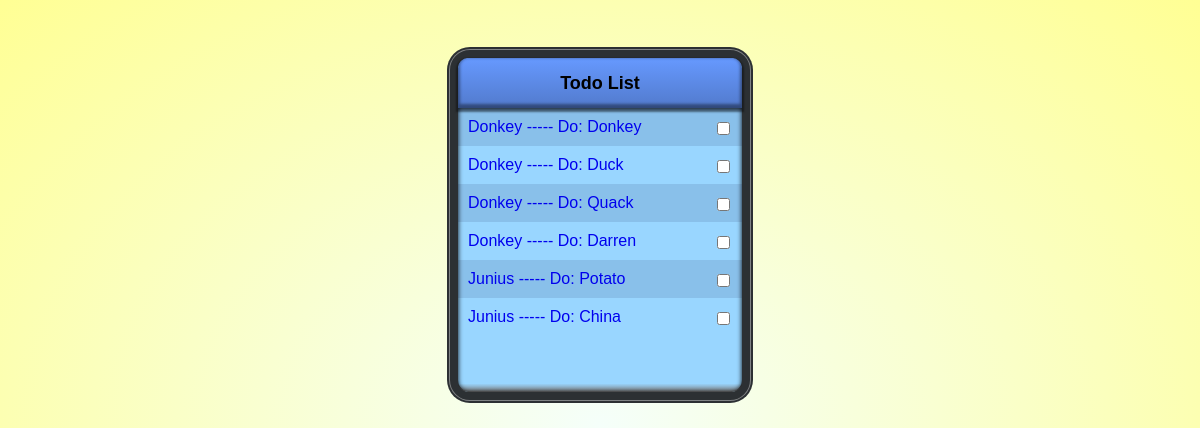
/listall/, run on an earlier commit of the app's database.
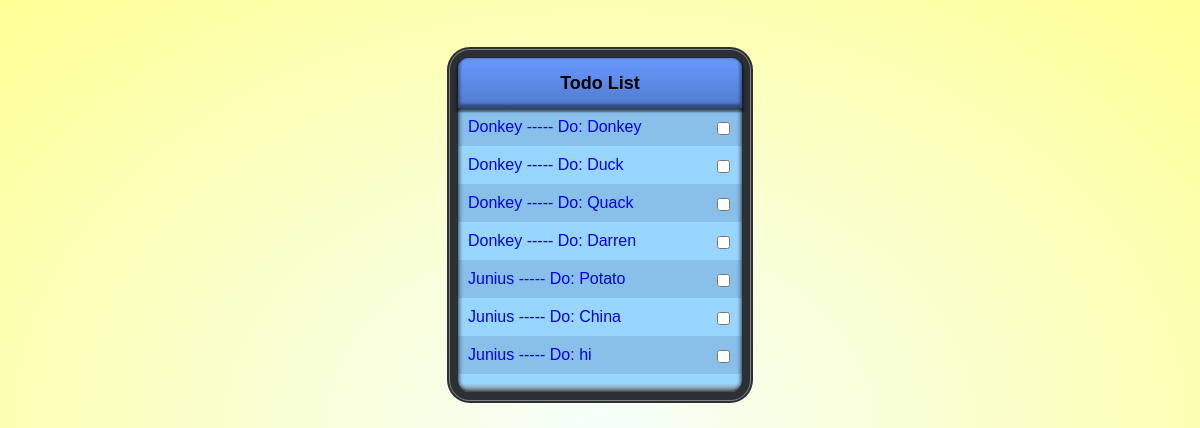
And on a later commit of the database.
### todos/models.py (models this page shows, shortened)
class Note(models.Model):
    user = models.ForeignKey(UserProfile, blank=True, null=True)
    title = models.CharField(max_length=255)
    content = models.TextField(blank=True)
    due = models.DateTimeField(null=True, blank=True)
    created = models.DateTimeField(auto_now_add=True, auto_now=False, null=True)
    updated = models.DateTimeField(auto_now_add=False, auto_now=True, null=True)
    done = models.BooleanField(default=False)
    color = models.CharField(max_length=50, default="yellow")
    folder = models.ForeignKey('Folder', related_name= "notes", null=True, blank=True)
    tag = models.ManyToManyField('Tag', related_name='notes', null=True, blank=True)

class Folder(models.Model):
    title = models.CharField(max_length=255)
    color = models.CharField(max_length=50, default="purple")
    def __str__(self):
        return self.title

### todos/templates/todos/note_list.html
{% load staticfiles %}
<link rel="stylesheet" type="text/css" href="{% static 'todos/style.css' %}" />
{% if object_list %}
    <div class="wrap">
        <div class="header"><span>Todo List</span></div>
            <div class="wrap-list">
                <ol class="list">
                    {% for note in object_list %}
                            <li >
                            <a href={% url 'detail' note.id %}>
                            <input type="checkbox" note.id >
                            <label for=note.id >{{note.folder}} ----- Do: {{note.title}}</label>
                            </a>
                            </li>
                    {%endfor%}
                </ol>
            </div>
    </div>
{% else %}
    <p>No notes available</p>
{% endif %}

What changed in the data, as far as the page shows it:
added Note: folder "Junius", title "hi"
